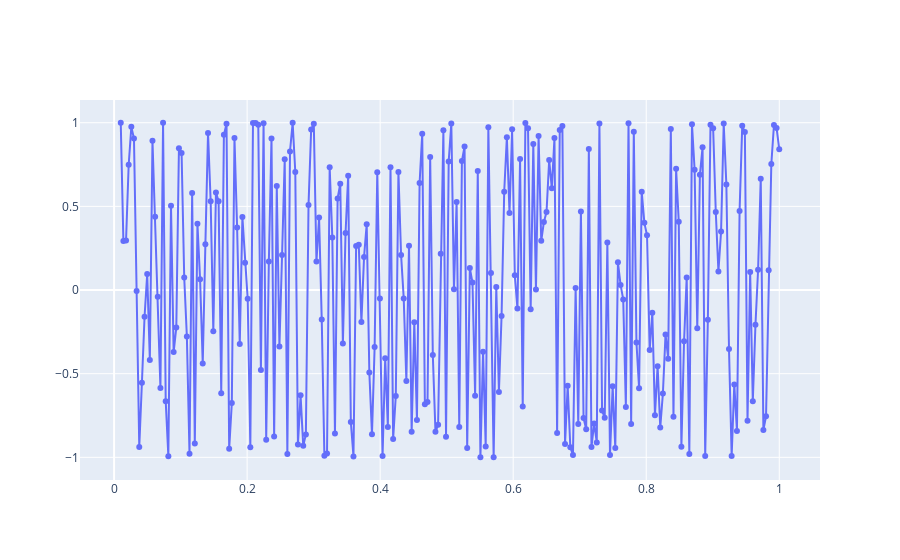

The code cell stored with this chart in its notebook:
### Markdown cell above
# Scatter plots

### Code cell
import plotly.offline
import plotly.graph_objs as go
import numpy as np

plotly.offline.init_notebook_mode(connected=True)

x0 = np.linspace(0.01,1,250)
y0 = np.sin(1/x0**69)

# go.Scatter creates a plotly object which is actually a Python dictionary,
# with all elements clearly identified (plot type, x numpy array, y numpy array, line type, legend line name).
trace0 = go.Scatter(x=x0, y=y0, mode='lines+markers', name='sin(1/x^69)')

# In fact, we can rewrite this routine with dictionaries:
# trace0 = dict(type='scatter', x=x0, y=y0, mode='lines+markers', name='sin(1/x)')

# Then we create a list data of such objects and pass it to the plotting routine.
data = [trace0]

plotly.offline.iplot(data)

### Figure 1 — Plotly figure (JSON) as saved in the notebook; plotly's stock layout.template omitted (floating-point values rounded to 4 significant figures; data arrays with more than 128 entries replaced by an {"elided": "..."} marker saying what was removed)
{"data": [{"mode": "lines+markers", "name": "sin(1/x^69)", "type": "scatter", "x": {"elided": "250 float values"}, "y": {"elided": "250 float values"}}], "layout": {}}
